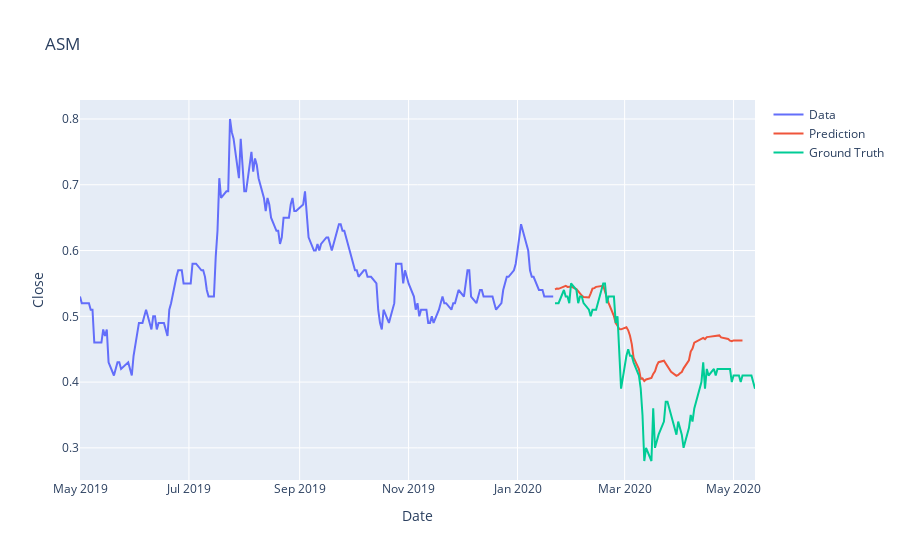

Source (notebook cell):
### Code cell
make_estimates(ticker_symbol = 'ASM', epos = 25, start_date = '2019-5-1', end_date = '2020-5-14')
